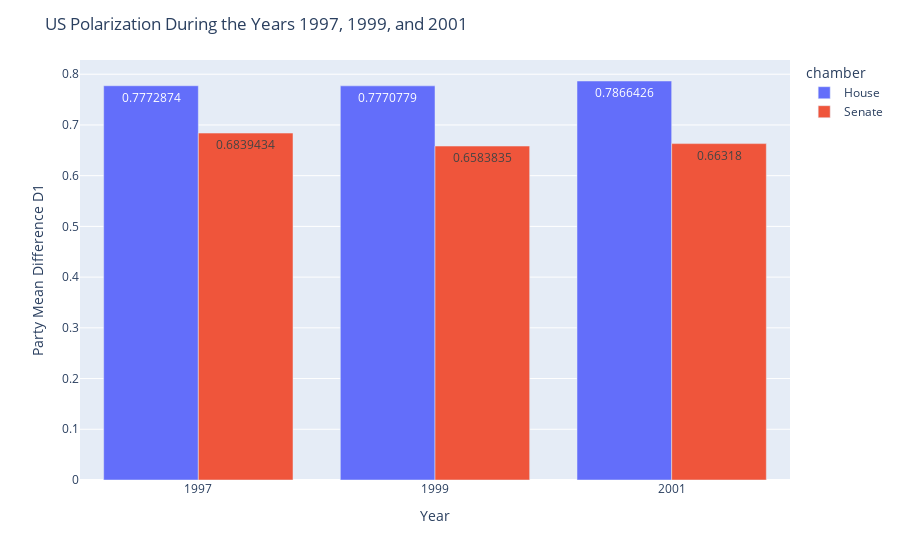

The code cell stored with this chart in its notebook:
### Code cell
fig = px.bar(q3_polarization_df, x="year", y="party.mean.diff.d1", color="chamber",
             barmode="group", text_auto=True, labels={'party.mean.diff.d1':'Party Mean Difference'})

fig.update_layout(title='US Polarization During the Years 1997, 1999, and 2001',
                  xaxis_title='Year', yaxis_title='Party Mean Difference D1')

fig.show()

### Figure 1 — Plotly figure (JSON) as saved in the notebook; plotly's stock layout.template omitted (floating-point values rounded to 4 significant figures)
{"data": [{"alignmentgroup": "True", "hovertemplate": "chamber=House<br>year=%{x}<br>Party Mean Difference=%{y}<extra></extra>", "legendgroup": "House", "marker": {"color": "#636efa", "pattern": {"shape": ""}}, "name": "House", "offsetgroup": "House", "orientation": "v", "showlegend": true, "textposition": "auto", "texttemplate": "%{y}", "type": "bar", "x": [1997, 1999, 2001], "xaxis": "x", "y": [0.7773, 0.7771, 0.7866], "yaxis": "y"}, {"alignmentgroup": "True", "hovertemplate": "chamber=Senate<br>year=%{x}<br>Party Mean Difference=%{y}<extra></extra>", "legendgroup": "Senate", "marker": {"color": "#EF553B", "pattern": {"shape": ""}}, "name": "Senate", "offsetgroup": "Senate", "orientation": "v", "showlegend": true, "textposition": "auto", "texttemplate": "%{y}", "type": "bar", "x": [1997, 1999, 2001], "xaxis": "x", "y": [0.6839, 0.6584, 0.6632], "yaxis": "y"}], "layout": {"barmode": "group", "legend": {"title": {"text": "chamber"}, "tracegroupgap": 0}, "margin": {"t": 60}, "title": {"text": "US Polarization During the Years 1997, 1999, and 2001"}, "xaxis": {"anchor": "y", "domain": [0, 1], "title": {"text": "Year"}}, "yaxis": {"anchor": "x", "domain": [0, 1], "title": {"text": "Party Mean Difference D1"}}}}
